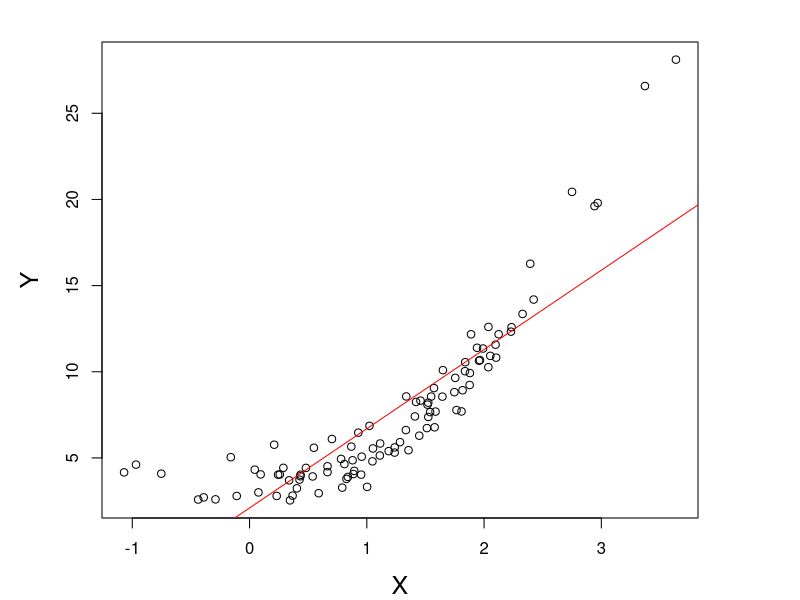
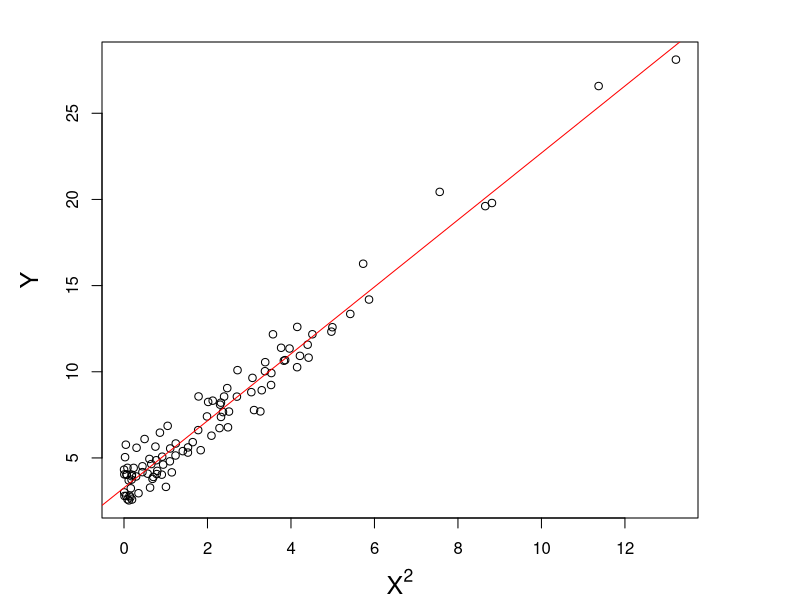

Here is the R script that generated these plots, in order:
setwd("~/Dropbox/Teaching/2010 NC Statgen Short Course/12. Statistics Review II/")

#mar
#A numerical vector of the form c(bottom, left, top, right) which gives the number of lines of margin to be specified on the four sides of the plot. The default is c(5, 4, 4, 2) + 0.1.

X=rnorm(100)+1
epsiln = rnorm(100,0.1)
Y=3+2*X**2+epsiln

pdf("before.pdf")
par(cex.lab=1.5, mar=c(4, 5, 2, 5) + 0.1)
plot(X,Y)
m=lm(Y~X)
abline(m,col="red")
dev.off()

pdf("after.pdf")
X2 = X**2
par(cex.lab=1.5, mar=c(4, 5, 2, 5) + 0.1)
plot(X2,Y,xlab=expression(X^2))
ma=lm(Y~X2)
abline(ma,col="red")
dev.off()